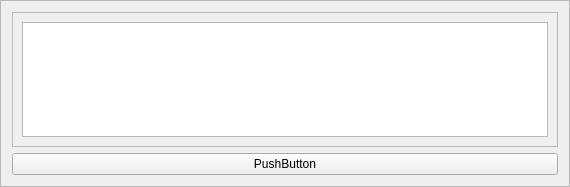
<?xml version="1.0" encoding="UTF-8"?>
<ui version="4.0">
 <class>Frame</class>
 <widget class="QFrame" name="Frame">
  <property name="geometry">
   <rect>
    <x>0</x>
    <y>0</y>
    <width>570</width>
    <height>187</height>
   </rect>
  </property>
  <property name="windowTitle">
   <string>Frame</string>
  </property>
  <property name="frameShape">
   <enum>QFrame::StyledPanel</enum>
  </property>
  <property name="frameShadow">
   <enum>QFrame::Raised</enum>
  </property>
  <layout class="QVBoxLayout" name="verticalLayout_2">
   <item>
    <widget class="QScrollArea" name="scrollArea">
     <property name="widgetResizable">
      <bool>true</bool>
     </property>
     <widget class="QWidget" name="scrollAreaWidgetContents">
      <property name="geometry">
       <rect>
        <x>0</x>
        <y>0</y>
        <width>548</width>
        <height>132</height>
       </rect>
      </property>
      <layout class="QVBoxLayout" name="verticalLayout">
       <item>
        <widget class="QPlainTextEdit" name="message_box"/>
       </item>
      </layout>
     </widget>
    </widget>
   </item>
   <item>
    <widget class="QPushButton" name="ok_button">
     <property name="text">
      <string>PushButton</string>
     </property>
    </widget>
   </item>
  </layout>
 </widget>
 <resources/>
 <connections/>
</ui>
